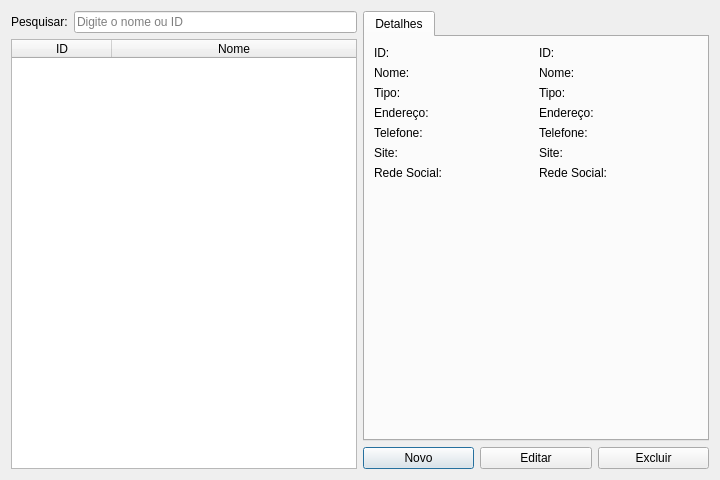
<?xml version="1.0" encoding="UTF-8"?>
<ui version="4.0">
 <class>InstitutionFacilityView</class>
 <widget class="QDialog" name="InstitutionFacilityView">
  <property name="geometry">
   <rect>
    <x>0</x>
    <y>0</y>
    <width>720</width>
    <height>480</height>
   </rect>
  </property>
  <property name="windowTitle">
   <string>Plataforma T-TEA - Instituição / Estabelecimento de Saúde</string>
  </property>
  <property name="windowIcon">
   <iconset resource="../resources.qrc">
    <normaloff>:/icons/system/appicon</normaloff>:/icons/system/appicon</iconset>
  </property>
  <property name="modal">
   <bool>true</bool>
  </property>
  <layout class="QHBoxLayout" name="mainLayout">
   <item>
    <layout class="QVBoxLayout" name="lay_left">
     <item>
      <layout class="QHBoxLayout" name="lay_search">
       <item>
        <widget class="QLabel" name="lbl_search">
         <property name="text">
          <string>Pesquisar:</string>
         </property>
        </widget>
       </item>
       <item>
        <widget class="QLineEdit" name="led_search">
         <property name="placeholderText">
          <string>Digite o nome ou ID</string>
         </property>
        </widget>
       </item>
      </layout>
     </item>
     <item>
      <widget class="QTableWidget" name="tbl_institution">
       <property name="editTriggers">
        <set>QAbstractItemView::EditTrigger::NoEditTriggers</set>
       </property>
       <property name="alternatingRowColors">
        <bool>true</bool>
       </property>
       <property name="selectionMode">
        <enum>QAbstractItemView::SelectionMode::SingleSelection</enum>
       </property>
       <property name="selectionBehavior">
        <enum>QAbstractItemView::SelectionBehavior::SelectRows</enum>
       </property>
       <property name="sortingEnabled">
        <bool>true</bool>
       </property>
       <property name="columnCount">
        <number>2</number>
       </property>
       <attribute name="horizontalHeaderStretchLastSection">
        <bool>true</bool>
       </attribute>
       <column>
        <property name="text">
         <string>ID</string>
        </property>
       </column>
       <column>
        <property name="text">
         <string>Nome</string>
        </property>
       </column>
      </widget>
     </item>
    </layout>
   </item>
   <item>
    <layout class="QVBoxLayout" name="lay_right">
     <item>
      <widget class="QTabWidget" name="tab_institution">
       <property name="currentIndex">
        <number>0</number>
       </property>
       <widget class="QWidget" name="lay_detail">
        <attribute name="title">
         <string>Detalhes</string>
        </attribute>
        <layout class="QVBoxLayout" name="detailsLayout">
         <item>
          <layout class="QGridLayout" name="grd_detail">
           <item row="0" column="0">
            <widget class="QLabel" name="lbl_id">
             <property name="text">
              <string>ID:</string>
             </property>
             <property name="alignment">
              <set>Qt::AlignmentFlag::AlignLeading</set>
             </property>
            </widget>
           </item>
           <item row="0" column="1">
            <widget class="QLabel" name="lbl_id_value">
             <property name="text">
              <string>ID: </string>
             </property>
             <property name="alignment">
              <set>Qt::AlignmentFlag::AlignLeading</set>
             </property>
            </widget>
           </item>
           <item row="1" column="0">
            <widget class="QLabel" name="lbl_name">
             <property name="text">
              <string>Nome:</string>
             </property>
             <property name="alignment">
              <set>Qt::AlignmentFlag::AlignLeading</set>
             </property>
            </widget>
           </item>
           <item row="1" column="1">
            <widget class="QLabel" name="lbl_name_value">
             <property name="text">
              <string>Nome:</string>
             </property>
            </widget>
           </item>
           <item row="2" column="0">
            <widget class="QLabel" name="lbl_type">
             <property name="text">
              <string>Tipo:</string>
             </property>
            </widget>
           </item>
           <item row="2" column="1">
            <widget class="QLabel" name="lbl_type_value">
             <property name="text">
              <string>Tipo:</string>
             </property>
            </widget>
           </item>
           <item row="3" column="0">
            <widget class="QLabel" name="lbl_address">
             <property name="text">
              <string>Endereço:</string>
             </property>
            </widget>
           </item>
           <item row="3" column="1">
            <widget class="QLabel" name="lbl_address_value">
             <property name="text">
              <string>Endereço:</string>
             </property>
             <property name="wordWrap">
              <bool>true</bool>
             </property>
            </widget>
           </item>
           <item row="4" column="0">
            <widget class="QLabel" name="lbl_phone">
             <property name="text">
              <string>Telefone:</string>
             </property>
            </widget>
           </item>
           <item row="4" column="1">
            <widget class="QLabel" name="lbl_phone_value">
             <property name="text">
              <string>Telefone:</string>
             </property>
            </widget>
           </item>
           <item row="5" column="0">
            <widget class="QLabel" name="lbl_website">
             <property name="text">
              <string>Site:</string>
             </property>
            </widget>
           </item>
           <item row="5" column="1">
            <widget class="QLabel" name="lbl_website_value">
             <property name="text">
              <string>Site:</string>
             </property>
             <property name="openExternalLinks">
              <bool>true</bool>
             </property>
            </widget>
           </item>
           <item row="6" column="0">
            <widget class="QLabel" name="lbl_social_network">
             <property name="text">
              <string>Rede Social:</string>
             </property>
            </widget>
           </item>
           <item row="6" column="1">
            <widget class="QLabel" name="lbl_social_network_value">
             <property name="text">
              <string>Rede Social:</string>
             </property>
             <property name="openExternalLinks">
              <bool>true</bool>
             </property>
            </widget>
           </item>
          </layout>
         </item>
         <item>
          <spacer name="sp_detail">
           <property name="orientation">
            <enum>Qt::Orientation::Vertical</enum>
           </property>
           <property name="sizeHint" stdset="0">
            <size>
             <width>20</width>
             <height>40</height>
            </size>
           </property>
          </spacer>
         </item>
        </layout>
       </widget>
      </widget>
     </item>
     <item>
      <layout class="QHBoxLayout" name="lay_button">
       <item>
        <widget class="QPushButton" name="pb_new">
         <property name="toolTip">
          <string>Criar um novo registro</string>
         </property>
         <property name="text">
          <string>Novo</string>
         </property>
         <property name="icon">
          <iconset resource="../resources.qrc">
           <normaloff>:/icons/ui/buttons/newicon</normaloff>:/icons/ui/buttons/newicon</iconset>
         </property>
        </widget>
       </item>
       <item>
        <widget class="QPushButton" name="pb_edit">
         <property name="toolTip">
          <string>Editar o registro selecionado</string>
         </property>
         <property name="text">
          <string>Editar</string>
         </property>
         <property name="icon">
          <iconset resource="../resources.qrc">
           <normaloff>:/icons/ui/buttons/editicon</normaloff>:/icons/ui/buttons/editicon</iconset>
         </property>
        </widget>
       </item>
       <item>
        <widget class="QPushButton" name="pb_delete">
         <property name="toolTip">
          <string>Excluir o registro selecionado</string>
         </property>
         <property name="text">
          <string>Excluir</string>
         </property>
         <property name="icon">
          <iconset resource="../resources.qrc">
           <normaloff>:/icons/ui/buttons/trashicon</normaloff>:/icons/ui/buttons/trashicon</iconset>
         </property>
        </widget>
       </item>
      </layout>
     </item>
    </layout>
   </item>
  </layout>
 </widget>
 <resources>
  <include location="../resources.qrc"/>
 </resources>
 <connections/>
</ui>
